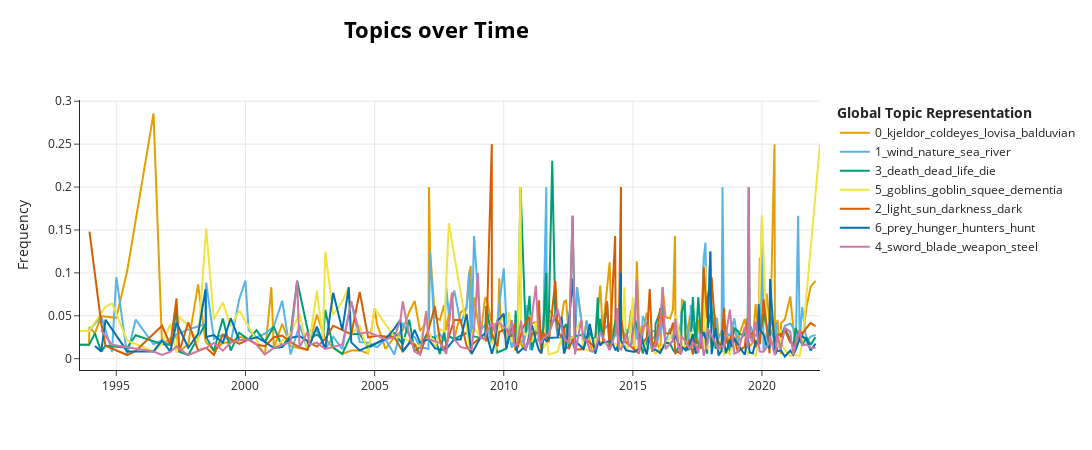

The cell this chart's notebook holds for it:
### Markdown cell above
Looking at relative importance of themes over time, we see some severe spikes (probably due to just a small number of cards released on a given day - it is unlikely that 100% of cards released in a set would be related to one topic. We still see the importance of Balduvia with the release of the Ice Age set in 1995, and a rise in the frequency of theme 5 (Goblins) in the past couple of years - particularly if we filter out topics with relative frequencies greater than .3, as below. 

In order to account for variance in how cards are released (with some dates only having one card released and others having over 1,000), it may be useful to look at the importance of themes by month rather than by date of release. It's also interesting the topic 1 (Balduvia) seems to be the only one related to a specific fictional setting - I wonder if this is because BERTopic missed the others, other settings simply aren't as prominent, or if BERTopic combined them all within a fantasy setting topic (rather than a Balduvia topic).

### Code cell
# Visualize relative frequency of topics over time

topic_model.visualize_topics_over_time(topics_over_time[topics_over_time['Frequency'] < .3], topics = [0, 1, 2, 3, 4, 5, 6])

### Figure 1 — Plotly figure (JSON) as saved in the notebook; plotly's stock layout.template omitted (floating-point values rounded to 4 significant figures; data arrays with more than 128 entries replaced by an {"elided": "..."} marker saying what was removed)
{"data": [{"hoverinfo": "text", "hovertext": {"elided": "183 str values"}, "marker": {"color": "#E69F00"}, "mode": "lines", "name": "0_kjeldor_coldeyes_lovisa_balduvian", "type": "scatter", "x": {"elided": "183 str values"}, "y": {"elided": "183 float values"}}, {"hoverinfo": "text", "hovertext": {"elided": "180 str values"}, "marker": {"color": "#56B4E9"}, "mode": "lines", "name": "1_wind_nature_sea_river", "type": "scatter", "x": {"elided": "180 str values"}, "y": {"elided": "180 float values"}}, {"hoverinfo": "text", "hovertext": {"elided": "167 str values"}, "marker": {"color": "#009E73"}, "mode": "lines", "name": "3_death_dead_life_die", "type": "scatter", "x": {"elided": "167 str values"}, "y": {"elided": "167 float values"}}, {"hoverinfo": "text", "hovertext": {"elided": "141 str values"}, "marker": {"color": "#F0E442"}, "mode": "lines", "name": "5_goblins_goblin_squee_dementia", "type": "scatter", "x": {"elided": "141 str values"}, "y": {"elided": "141 float values"}}, {"hoverinfo": "text", "hovertext": {"elided": "156 str values"}, "marker": {"color": "#D55E00"}, "mode": "lines", "name": "2_light_sun_darkness_dark", "type": "scatter", "x": {"elided": "156 str values"}, "y": {"elided": "156 float values"}}, {"hoverinfo": "text", "hovertext": {"elided": "150 str values"}, "marker": {"color": "#0072B2"}, "mode": "lines", "name": "6_prey_hunger_hunters_hunt", "type": "scatter", "x": {"elided": "150 str values"}, "y": {"elided": "150 float values"}}, {"hoverinfo": "text", "hovertext": {"elided": "151 str values"}, "marker": {"color": "#CC79A7"}, "mode": "lines", "name": "4_sword_blade_weapon_steel", "type": "scatter", "x": {"elided": "151 str values"}, "y": {"elided": "151 float values"}}], "layout": {"height": 450, "hoverlabel": {"bgcolor": "white", "font": {"family": "Rockwell", "size": 16}}, "legend": {"title": {"text": "<b>Global Topic Representation"}}, "title": {"font": {"color": "Black", "size": 22}, "text": "<b>Topics over Time", "x": 0.4, "xanchor": "center", "y": 0.95, "yanchor": "top"}, "width": 1250, "xaxis": {"showgrid": true}, "yaxis": {"showgrid": true, "title": {"text": "Frequency"}}}}
